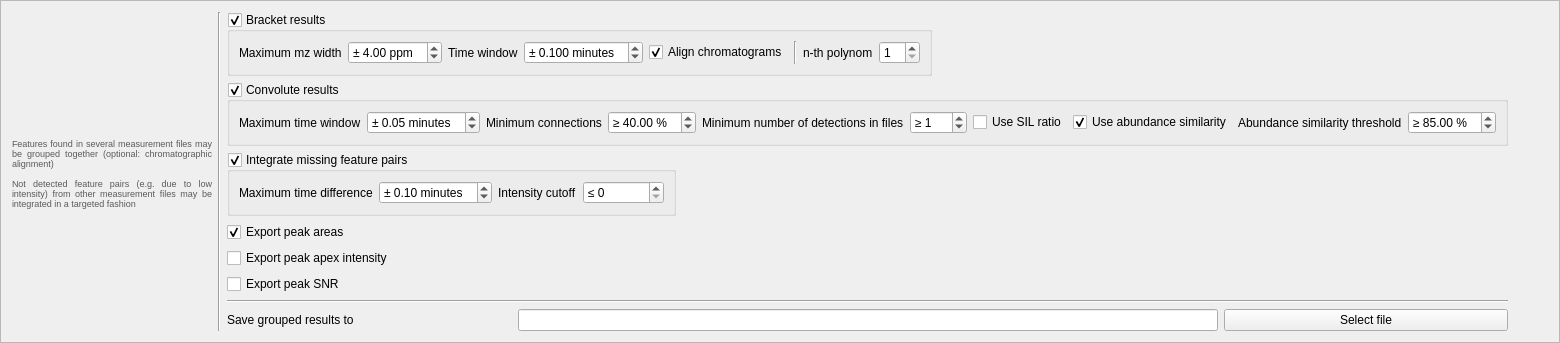
             <widget class="QFrame" name="frame_bracketResults">
              <property name="sizePolicy">
               <sizepolicy hsizetype="Minimum" vsizetype="Fixed">
                <horstretch>0</horstretch>
                <verstretch>0</verstretch>
               </sizepolicy>
              </property>
              <property name="minimumSize">
               <size>
                <width>0</width>
                <height>100</height>
               </size>
              </property>
              <property name="frameShape">
               <enum>QFrame::StyledPanel</enum>
              </property>
              <property name="frameShadow">
               <enum>QFrame::Raised</enum>
              </property>
              <layout class="QGridLayout" name="gridLayout_52">
               <item row="0" column="1">
                <widget class="Line" name="line_7">
                 <property name="orientation">
                  <enum>Qt::Vertical</enum>
                 </property>
                </widget>
               </item>
               <item row="0" column="0">
                <layout class="QVBoxLayout" name="verticalLayout_14">
                 <item>
                  <spacer name="verticalSpacer_20">
                   <property name="orientation">
                    <enum>Qt::Vertical</enum>
                   </property>
                   <property name="sizeType">
                    <enum>QSizePolicy::Fixed</enum>
                   </property>
                   <property name="sizeHint" stdset="0">
                    <size>
                     <width>0</width>
                     <height>5</height>
                    </size>
                   </property>
                  </spacer>
                 </item>
                 <item>
                  <widget class="QLabel" name="label_54">
                   <property name="minimumSize">
                    <size>
                     <width>200</width>
                     <height>0</height>
                    </size>
                   </property>
                   <property name="maximumSize">
                    <size>
                     <width>200</width>
                     <height>16777215</height>
                    </size>
                   </property>
                   <property name="styleSheet">
                    <string notr="true">color: rgb(90, 90, 90);
font: 7pt;</string>
                   </property>
                   <property name="text">
                    <string>&lt;html&gt;&lt;head/&gt;&lt;body&gt;&lt;p&gt;Features found in several measurement files may be grouped together (optional: chromatographic alignment)&lt;br/&gt;&lt;br/&gt;Not detected feature pairs (e.g. due to low intensity) from other measurement files may be integrated in a targeted fashion&lt;/p&gt;&lt;/body&gt;&lt;/html&gt;</string>
                   </property>
                   <property name="alignment">
                    <set>Qt::AlignJustify|Qt::AlignVCenter</set>
                   </property>
                   <property name="wordWrap">
                    <bool>true</bool>
                   </property>
                  </widget>
                 </item>
                 <item>
                  <spacer name="verticalSpacer_9">
                   <property name="orientation">
                    <enum>Qt::Vertical</enum>
                   </property>
                   <property name="sizeType">
                    <enum>QSizePolicy::Minimum</enum>
                   </property>
                   <property name="sizeHint" stdset="0">
                    <size>
                     <width>20</width>
                     <height>0</height>
                    </size>
                   </property>
                  </spacer>
                 </item>
                </layout>
               </item>
               <item row="0" column="2">
                <layout class="QVBoxLayout" name="verticalLayout_9">
                 <item>
                  <widget class="QGroupBox" name="groupResults">
                   <property name="sizePolicy">
                    <sizepolicy hsizetype="Fixed" vsizetype="Preferred">
                     <horstretch>0</horstretch>
                     <verstretch>0</verstretch>
                    </sizepolicy>
                   </property>
                   <property name="title">
                    <string>Bracket results</string>
                   </property>
                   <property name="checkable">
                    <bool>true</bool>
                   </property>
                   <layout class="QGridLayout" name="gridLayout_37">
                    <item row="0" column="0">
                     <layout class="QHBoxLayout" name="horizontalLayout_13">
                      <item>
                       <widget class="QLabel" name="label_26">
                        <property name="text">
                         <string>Maximum mz width</string>
                        </property>
                       </widget>
                      </item>
                      <item>
                       <widget class="QDoubleSpinBox" name="groupPpm">
                        <property name="prefix">
                         <string>± </string>
                        </property>
                        <property name="suffix">
                         <string> ppm</string>
                        </property>
                        <property name="singleStep">
                         <double>0.010000000000000</double>
                        </property>
                        <property name="value">
                         <double>4.000000000000000</double>
                        </property>
                       </widget>
                      </item>
                     </layout>
                    </item>
                    <item row="0" column="2">
                     <layout class="QHBoxLayout" name="horizontalLayout_14">
                      <item>
                       <widget class="QCheckBox" name="alignChromatograms">
                        <property name="text">
                         <string>Align chromatograms</string>
                        </property>
                        <property name="checked">
                         <bool>true</bool>
                        </property>
                       </widget>
                      </item>
                      <item>
                       <widget class="Line" name="line_24">
                        <property name="orientation">
                         <enum>Qt::Vertical</enum>
                        </property>
                       </widget>
                      </item>
                      <item>
                       <widget class="QLabel" name="polynomLabel">
                        <property name="text">
                         <string>n-th polynom</string>
                        </property>
                       </widget>
                      </item>
                      <item>
                       <widget class="QSpinBox" name="polynomValue">
                        <property name="minimum">
                         <number>1</number>
                        </property>
                        <property name="maximum">
                         <number>99</number>
                        </property>
                        <property name="value">
                         <number>1</number>
                        </property>
                       </widget>
                      </item>
                     </layout>
                    </item>
                    <item row="0" column="1">
                     <layout class="QHBoxLayout" name="horizontalLayout_17">
                      <item>
                       <widget class="QLabel" name="label_18">
                        <property name="text">
                         <string>Time window</string>
                        </property>
                       </widget>
                      </item>
                      <item>
                       <widget class="QDoubleSpinBox" name="groupingRT">
                        <property name="prefix">
                         <string>± </string>
                        </property>
                        <property name="suffix">
                         <string> minutes</string>
                        </property>
                        <property name="decimals">
                         <number>3</number>
                        </property>
                        <property name="singleStep">
                         <double>0.010000000000000</double>
                        </property>
                        <property name="value">
                         <double>0.100000000000000</double>
                        </property>
                       </widget>
                      </item>
                     </layout>
                    </item>
                   </layout>
                  </widget>
                 </item>
                 <item>
                  <widget class="QGroupBox" name="convoluteResults">
                   <property name="sizePolicy">
                    <sizepolicy hsizetype="Maximum" vsizetype="Preferred">
                     <horstretch>0</horstretch>
                     <verstretch>0</verstretch>
                    </sizepolicy>
                   </property>
                   <property name="title">
                    <string>Convolute results</string>
                   </property>
                   <property name="checkable">
                    <bool>true</bool>
                   </property>
                   <layout class="QGridLayout" name="gridLayout_14">
                    <item row="0" column="0">
                     <layout class="QHBoxLayout" name="horizontalLayout_8">
                      <item>
                       <widget class="QLabel" name="label_65">
                        <property name="text">
                         <string>Maximum time window</string>
                        </property>
                       </widget>
                      </item>
                      <item>
                       <widget class="QDoubleSpinBox" name="maxAnnotationTimeWindow">
                        <property name="prefix">
                         <string>± </string>
                        </property>
                        <property name="suffix">
                         <string> minutes</string>
                        </property>
                        <property name="value">
                         <double>0.050000000000000</double>
                        </property>
                       </widget>
                      </item>
                      <item>
                       <widget class="QLabel" name="label_69">
                        <property name="text">
                         <string>Minimum connections</string>
                        </property>
                       </widget>
                      </item>
                      <item>
                       <widget class="QDoubleSpinBox" name="minConnectionRate">
                        <property name="prefix">
                         <string>≥ </string>
                        </property>
                        <property name="suffix">
                         <string> %</string>
                        </property>
                        <property name="maximum">
                         <double>100.000000000000000</double>
                        </property>
                        <property name="value">
                         <double>40.000000000000000</double>
                        </property>
                       </widget>
                      </item>
                      <item>
                       <widget class="QLabel" name="label_74">
                        <property name="text">
                         <string>Minimum number of detections in files</string>
                        </property>
                       </widget>
                      </item>
                      <item>
                       <widget class="QSpinBox" name="metaboliteClusterMinConnections">
                        <property name="suffix">
                         <string/>
                        </property>
                        <property name="prefix">
                         <string>≥ </string>
                        </property>
                        <property name="minimum">
                         <number>0</number>
                        </property>
                        <property name="maximum">
                         <number>999</number>
                        </property>
                        <property name="value">
                         <number>1</number>
                        </property>
                       </widget>
                      </item>
                      <item>
                       <widget class="QCheckBox" name="useSILRatioForConvolution">
                        <property name="text">
                         <string>Use SIL ratio</string>
                        </property>
                       </widget>
                      </item>
                      <item>
                       <widget class="QCheckBox" name="useAbundanceSimilarityForConvolution">
                        <property name="text">
                         <string>Use abundance similarity</string>
                        </property>
                        <property name="checked">
                         <bool>true</bool>
                        </property>
                       </widget>
                      </item>
                      <item>
                       <widget class="QLabel" name="label_122">
                        <property name="text">
                         <string>Abundance similarity threshold</string>
                        </property>
                       </widget>
                      </item>
                      <item>
                       <widget class="QDoubleSpinBox" name="abundanceSimilarityThreshold">
                        <property name="prefix">
                         <string>≥ </string>
                        </property>
                        <property name="suffix">
                         <string> %</string>
                        </property>
                        <property name="maximum">
                         <double>100.000000000000000</double>
                        </property>
                        <property name="value">
                         <double>85.000000000000000</double>
                        </property>
                       </widget>
                      </item>
                     </layout>
                    </item>
                   </layout>
                  </widget>
                 </item>
                 <item>
                  <widget class="QGroupBox" name="integratedMissedPeaks">
                   <property name="sizePolicy">
                    <sizepolicy hsizetype="Fixed" vsizetype="Preferred">
                     <horstretch>0</horstretch>
                     <verstretch>0</verstretch>
                    </sizepolicy>
                   </property>
                   <property name="title">
                    <string>Integrate missing feature pairs</string>
                   </property>
                   <property name="checkable">
                    <bool>true</bool>
                   </property>
                   <layout class="QGridLayout" name="gridLayout_38">
                    <item row="0" column="0">
                     <layout class="QHBoxLayout" name="horizontalLayout_15">
                      <item>
                       <widget class="QLabel" name="label_55">
                        <property name="text">
                         <string>Maximum time difference</string>
                        </property>
                       </widget>
                      </item>
                      <item>
                       <widget class="QDoubleSpinBox" name="integrationMaxTimeDifference">
                        <property name="prefix">
                         <string>± </string>
                        </property>
                        <property name="suffix">
                         <string> minutes</string>
                        </property>
                        <property name="decimals">
                         <number>2</number>
                        </property>
                        <property name="value">
                         <double>0.100000000000000</double>
                        </property>
                       </widget>
                      </item>
                      <item>
                       <widget class="QLabel" name="label_68">
                        <property name="text">
                         <string>Intensity cutoff</string>
                        </property>
                       </widget>
                      </item>
                      <item>
                       <widget class="QSpinBox" name="reintegrateIntensityCutoff">
                        <property name="showGroupSeparator" stdset="0">
                         <bool>true</bool>
                        </property>
                        <property name="suffix">
                         <string/>
                        </property>
                        <property name="prefix">
                         <string>≤ </string>
                        </property>
                        <property name="maximum">
                         <number>100000000</number>
                        </property>
                        <property name="singleStep">
                         <number>1000</number>
                        </property>
                       </widget>
                      </item>
                     </layout>
                    </item>
                   </layout>
                  </widget>
                 </item>
                 <item>
                  <widget class="QCheckBox" name="checkBox_expPeakArea">
                   <property name="text">
                    <string>Export peak areas</string>
                   </property>
                   <property name="checked">
                    <bool>true</bool>
                   </property>
                  </widget>
                 </item>
                 <item>
                  <widget class="QCheckBox" name="checkBox_expPeakApexIntensity">
                   <property name="text">
                    <string>Export peak apex intensity</string>
                   </property>
                  </widget>
                 </item>
                 <item>
                  <widget class="QCheckBox" name="checkBox_expPeakSNR">
                   <property name="text">
                    <string>Export peak SNR</string>
                   </property>
                  </widget>
                 </item>
                 <item>
                  <widget class="Line" name="line_2">
                   <property name="orientation">
                    <enum>Qt::Horizontal</enum>
                   </property>
                  </widget>
                 </item>
                 <item>
                  <layout class="QHBoxLayout" name="horizontalLayout_18">
                   <item>
                    <widget class="QLabel" name="label_20">
                     <property name="text">
                      <string>Save grouped results to</string>
                     </property>
                    </widget>
                   </item>
                   <item>
                    <widget class="QLineEdit" name="groupsSave">
                     <property name="sizePolicy">
                      <sizepolicy hsizetype="Fixed" vsizetype="Fixed">
                       <horstretch>0</horstretch>
                       <verstretch>0</verstretch>
                      </sizepolicy>
                     </property>
                     <property name="minimumSize">
                      <size>
                       <width>700</width>
                       <height>0</height>
                      </size>
                     </property>
                    </widget>
                   </item>
                   <item>
                    <widget class="QPushButton" name="groupsSelectFile">
                     <property name="text">
                      <string>Select file</string>
                     </property>
                    </widget>
                   </item>
                  </layout>
                 </item>
                </layout>
               </item>
               <item row="0" column="3">
                <spacer name="horizontalSpacer_6">
                 <property name="orientation">
                  <enum>Qt::Horizontal</enum>
                 </property>
                 <property name="sizeHint" stdset="0">
                  <size>
                   <width>40</width>
                   <height>20</height>
                  </size>
                 </property>
                </spacer>
               </item>
              </layout>
             </widget>
